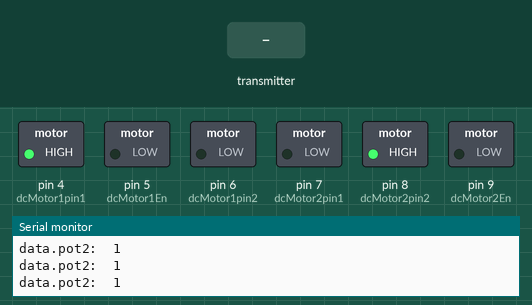
This sketch was run on a simulated Arduino Uno, built with avr-gcc and run on an emulated ATmega328P. Shown: switched loads named in the sketch (green lamp = pin HIGH), the last lines printed to the serial monitor. Inputs (shaded band) come from the test bench. No radio packets arrive unless stated.

Above: at 1.2 s.
1.3 s: the transmitter starts sending j2PotY = 0
At 2.3 s:
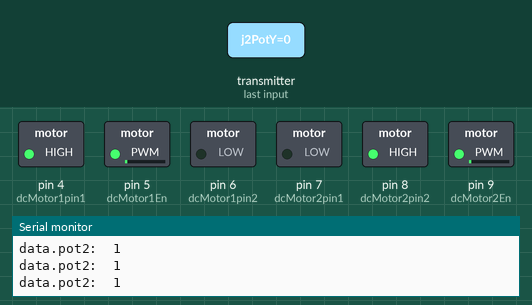
2.8 s: the transmitter starts sending pot2 = 128
At 3.4 s:
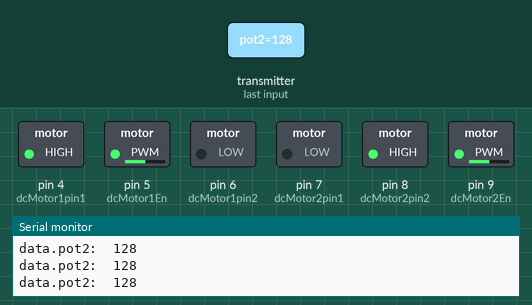
4.3 s: the transmitter starts sending tSwitch2 = 0
At 4.6 s:
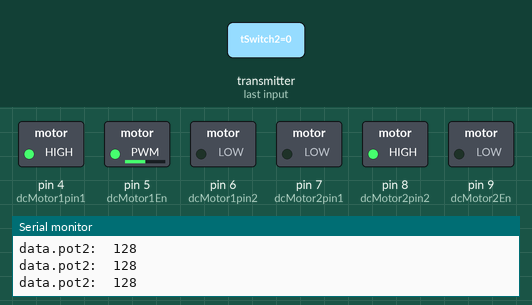
5.8 s: the transmitter starts sending pot2 = 64
At 7.0 s:
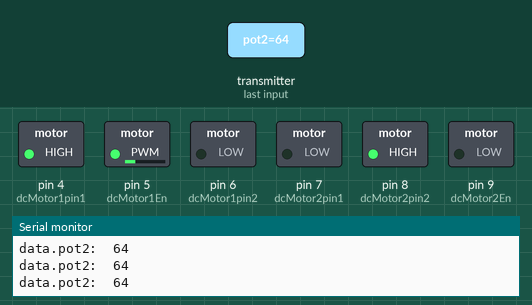
7.3 s: the transmitter starts sending j1PotY = 255
At 8.1 s:
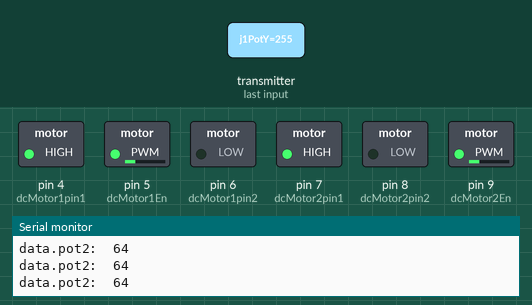
8.8 s: the transmitter starts sending pot2 = 0
At 9.1 s:
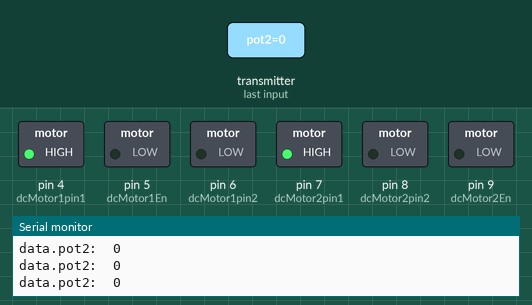
Timing chart, 0 to 11.3 s (numbered marks = the images above; inputs shaded):
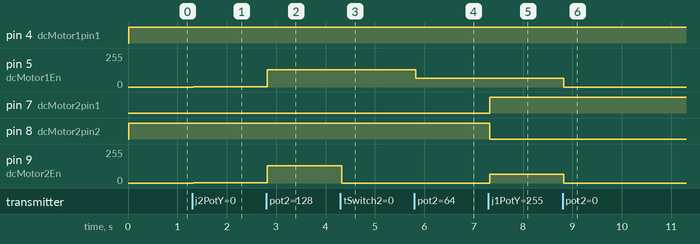

Measured:
- after the input at 1.3 s, pin 5 (dcMotor1En), pin 9 (dcMotor2En): 0/255 → 1/255 at once
- after the input at 2.8 s, pin 5 (dcMotor1En), pin 9 (dcMotor2En): 1/255 → 128/255 at once
- after the input at 4.3 s, pin 9 (dcMotor2En): 128/255 → 0/255 at once
- after the input at 5.8 s, pin 5 (dcMotor1En): 128/255 → 64/255 at once
- after the input at 7.3 s, pin 7 (dcMotor2pin1): LOW → HIGH at once; pin 8 (dcMotor2pin2): HIGH → LOW at once; pin 9 (dcMotor2En): 0/255 → 64/255 at once
- after the input at 8.8 s, pin 5 (dcMotor1En), pin 9 (dcMotor2En): 64/255 → 0/255 at once

The sketch:

rc_receiver_2wheeler.ino
```cpp
#include <SPI.h>
#include <nRF24L01.h>
#include <RF24.h>
#include <Servo.h>

#define CH1 4
#define CH2 5 //PWM
#define CH3 6 //PWM
#define CH4 7
#define CH5 8
#define CH6 9 //PWM

int maxSpeed = 200;

int dcMotor1En = CH2; //pwm
int dcMotor1pin1 = CH1;
int dcMotor1pin2 = CH3;

int dcMotor2pin1 = CH4;
int dcMotor2pin2 = CH5;
int dcMotor2En = CH6;  //PWM

RF24 radio(3, 2);   // nRF24L01 (CE, CSN)
const byte address[6] = "00001";
unsigned long lastReceiveTime = 0;
unsigned long currentTime = 0;

// Max size of this struct is 32 bytes
struct Data_Package {
  byte j1PotX;
  byte j1PotY;
  byte j1Button;
  byte j2PotX;
  byte j2PotY;
  byte j2Button;
  byte pot1;
  byte pot2;
  byte tSwitch1;
  byte tSwitch2;
  byte button1;
  byte button2;
  byte button3;
  byte button4;
};

Data_Package data;

void setup() {

  Serial.begin(9600);

  pinMode(dcMotor1pin1, OUTPUT);
  pinMode(dcMotor1pin2, OUTPUT);
  pinMode(dcMotor1En, OUTPUT);

  pinMode(dcMotor2pin1, OUTPUT);
  pinMode(dcMotor2pin2, OUTPUT);
  pinMode(dcMotor2En, OUTPUT);

  radio.begin();
  radio.openReadingPipe(0, address);
  radio.setAutoAck(false);
  radio.setDataRate(RF24_250KBPS);
  radio.setPALevel(RF24_PA_LOW);
  radio.startListening();
  resetData();
}

void loop() {

  // Check whether we keep receving data, or we have a connection between the two modules
  currentTime = millis();
  if ( currentTime - lastReceiveTime > 1000 ) { // If current time is more then 1 second since we have recived the last data, that means we have lost connection
    resetData(); // If connection is lost, reset the data. It prevents unwanted behavior, for example if a drone jas a throttle up, if we lose connection it can keep flying away if we dont reset the function
  }
  // Check whether there is data to be received
  if (radio.available()) {
    radio.read(&data, sizeof(Data_Package)); // Read the whole data and store it into the 'data' structure
    lastReceiveTime = millis(); // At this moment we have received the data
  }

  logData(data);

  if(data.tSwitch2 == 0) //up
  {
    //separate wheel drive
    driveMotorX(data.j2PotY, dcMotor1pin1, dcMotor1pin2, dcMotor1En, data.pot2);
    driveMotorX(data.j1PotY, dcMotor2pin2, dcMotor2pin1, dcMotor2En, data.pot2);
  }
  else
  {
    //both wheels
    driveMotorX(data.j2PotY, dcMotor1pin1, dcMotor1pin2, dcMotor1En, data.pot2);
    driveMotorX(data.j2PotY, dcMotor2pin2, dcMotor2pin1, dcMotor2En, data.pot2);
  }


}

void driveMotorX(int position, int motorPin1, int motorPin2, int motorPinEnable, int maxSpeed)
{
  int throttle = position;

  if(throttle > 127 && throttle < 132) //middle is stop. Why is this middle ??
  {
    analogWrite(motorPinEnable, 0);
  }
  else if(throttle >= 131)
  {
    digitalWrite(motorPin1, LOW);
    digitalWrite(motorPin2, HIGH);
    analogWrite(motorPinEnable, map(throttle-127, 0, 128, 0, maxSpeed));
  }
  else if(throttle <= 127)
  {
    digitalWrite(motorPin1, HIGH);
    digitalWrite(motorPin2, LOW);
    analogWrite(motorPinEnable, map(127-throttle, 0, 127, 0, maxSpeed));
  }
}
void logData(Data_Package data)
{
  Serial.println("data.pot2:  " + String(data.pot2, DEC));
  //Serial.println("throttle: " + String(throttle, DEC));
}


void resetData() {
  // Reset the values when there is no radio connection - Set initial default values
  data.j1PotX = 127;
  data.j1PotY = 127;
  data.j2PotX = 127;
  data.j2PotY = 127;
  data.j1Button = 1;
  data.j2Button = 1;
  data.pot1 = 1;
  data.pot2 = 1;
  data.tSwitch1 = 1;
  data.tSwitch2 = 1;
  data.button1 = 1;
  data.button2 = 1;
  data.button3 = 1;
  data.button4 = 1;
}
```
